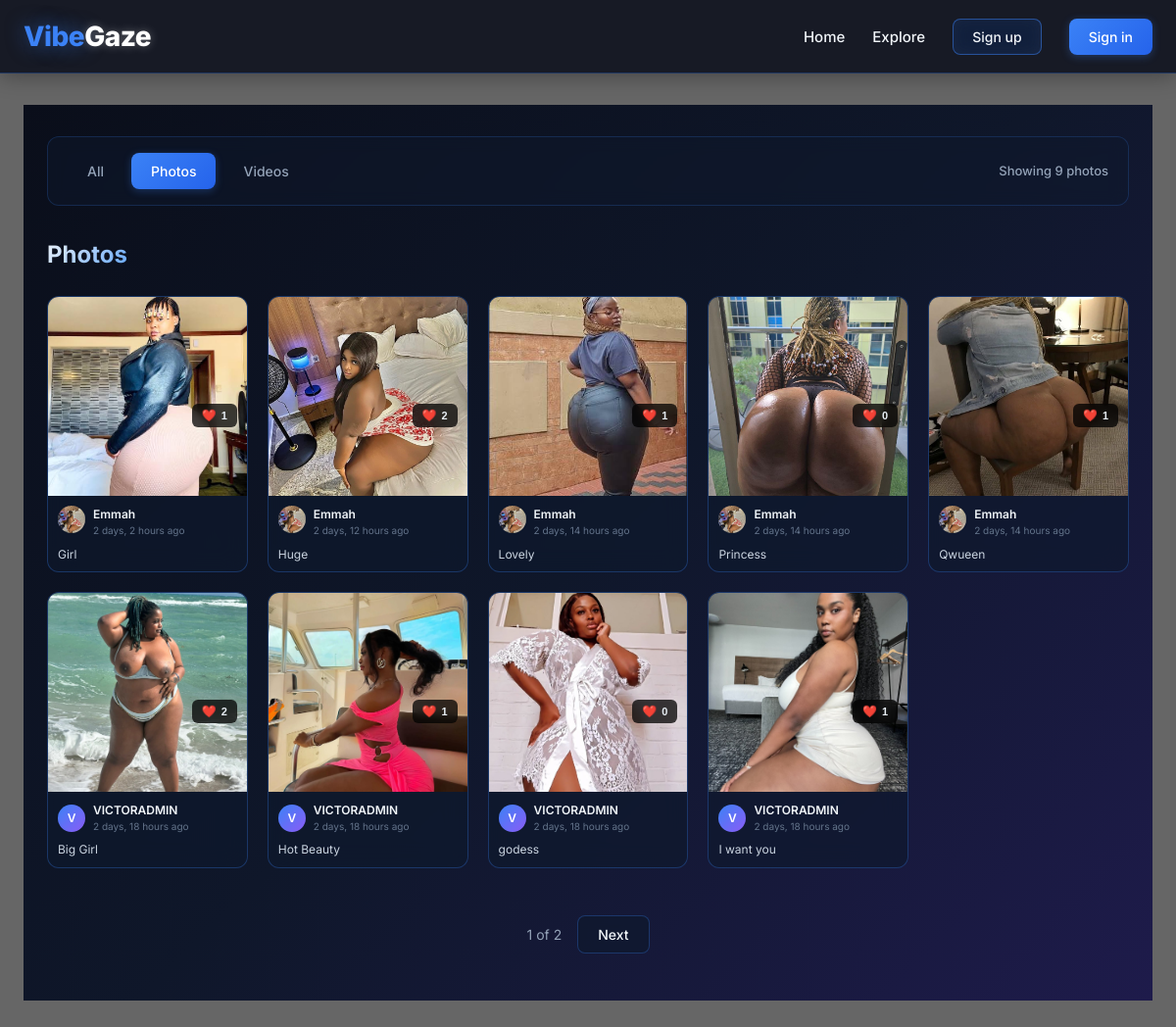
Page /feed/?filter=photos on the committed database.
### frontend/models.py (models this page shows, shortened)
class Photo(models.Model):
    author = models.ForeignKey(User, on_delete=models.CASCADE, related_name='photos')
    image = models.ImageField(upload_to=photo_upload_path, max_length=500)
    caption = models.CharField(max_length=500, blank=True)
    created_at = models.DateTimeField(auto_now_add=True)
    updated_at = models.DateTimeField(auto_now=True)
    likes = models.ManyToManyField(User, related_name='liked_photos', blank=True)
    views = models.PositiveIntegerField(default=0)
    class Meta:
        ordering = ['-created_at']
        verbose_name = 'Photo'
        verbose_name_plural = 'Photos'

class UserProfile(models.Model):
    user = models.OneToOneField(User, on_delete=models.CASCADE, related_name='profile')
    bio = models.TextField(blank=True, null=True)
    avatar = models.ImageField(upload_to='avatars/', blank=True, null=True)
    location = models.CharField(max_length=100, blank=True, null=True)
    website = models.URLField(blank=True, null=True)
    phone_number = models.CharField(max_length=20, blank=True, null=True)
    is_verified = models.BooleanField(default=False)
    is_available_for_calls = models.BooleanField(default=False)
    call_price_per_minute = models.DecimalField(max_digits=10, decimal_places=2, default=50.00)
    paid_message_price = models.DecimalField(max_digits=10, decimal_places=2, default=20.00)
    followers = models.ManyToManyField(User, related_name='following', blank=True)
    created_at = models.DateTimeField(auto_now_add=True)
    updated_at = models.DateTimeField(auto_now=True)

### frontend/views.py (the view)
# urls.py: path('feed/', views.feed, name='feed'),
def feed(request):
    content_filter = request.GET.get('filter', 'all')
    photos = Photo.objects.select_related('author').all()
    videos = Video.objects.select_related('author').all()
    if content_filter == 'photos':
        videos = Video.objects.none()
    elif content_filter == 'videos':
        photos = Photo.objects.none()
    photos_paginator = Paginator(photos, 9)
    videos_paginator = Paginator(videos, 6)
    photos_page = request.GET.get('photos_page', 1)
    videos_page = request.GET.get('videos_page', 1)
    context = {
        'photos': photos_paginator.get_page(photos_page),
        'videos': videos_paginator.get_page(videos_page),
        'current_filter': content_filter,
    }
    return render(request, 'frontend/feed.html', context)

### frontend/context_processors.py (called while the page is built, shortened)
def unread_messages_count(request):
    unread_count = 0
    return {'unread_thread_count': unread_count}

def background_media(request):
    media = BackgroundMedia.objects.filter(is_active=True).first()
    return {'background_media': media}

### templates/frontend/feed.html (shortened to what this page needs)
{% extends 'base.html' %}
{% load static %}
{% block content %}
<div class="feed-container">
    <div class="container">
        <div class="filter-section">
            <div class="filter-tabs">
                <a href="?filter=all" class="filter-tab {% if current_filter == 'all' %}active{% endif %}">All</a>
                <a href="?filter=photos" class="filter-tab {% if current_filter == 'photos' %}active{% endif %}">Photos</a>
                <a href="?filter=videos" class="filter-tab {% if current_filter == 'videos' %}active{% endif %}">Videos</a>
            </div>
            <div class="filter-info">
                <span class="filter-count">
                    {% if current_filter == 'all' %}
                        Showing all content
                    {% elif current_filter == 'photos' %}
                        Showing {{ photos|length }} photos
                    {% else %}
                        Showing {{ videos|length }} videos
                    {% endif %}
                </span>
            </div>
        </div>
        {% if current_filter == 'all' or current_filter == 'photos' %}
            <div class="content-section">
                <div class="section-header">
                    <h2 class="section-title">Photos</h2>
                </div>
                {% if photos %}
                    <div class="media-grid">
                        {% for photo in photos %}
                            <div class="media-card glass">
                                <div class="media-poster">
                                    <a href="{% url 'frontend:photo_detail' photo.id %}" class="media-link-img">
                                        <img src="{{ photo.image.url }}" alt="{{ photo.caption }}" class="media-image">
                                    </a>
                                    <div class="media-like-btn-wrapper">
                                        <button class="like-btn {% if user in photo.likes.all %}liked{% endif %}" data-url="{% url 'frontend:like_photo' photo.id %}" onclick="likeMedia(this)">
                                            <span class="heart-icon">❤️</span>
                                            <span class="like-count">{{ photo.likes.count }}</span>
                                        </button>
                                    </div>
                                </div>
                                <div class="media-info">
                                    <div class="media-author">
                                        <a href="{% url 'frontend:user_profile' username=photo.author.username %}" class="author-avatar">
                                            {% if photo.author.profile.avatar %}
                                                <img src="{{ photo.author.profile.avatar.url }}" alt="{{ photo.author.username }}" class="avatar-img">
                                            {% else %}
                                                <div class="avatar-placeholder">{{ photo.author.username|first|upper }}</div>
                                            {% endif %}
                                        </a>
                                        <div class="author-details">
                                            <a href="{% url 'frontend:user_profile' username=photo.author.username %}" class="author-name">{{ photo.author.username }}</a>
                                            <span class="post-time">{{ photo.created_at|timesince }} ago</span>
                                        </div>
                                    </div>
                                    <div class="media-title">{{ photo.caption|default:"Untitled"|truncatechars:50 }}</div>
                                </div>
                            </div>
                        {% endfor %}
                    </div>
                    {% if photos.has_other_pages %}
                        <div class="pagination">
                            <span class="page-current">{{ photos.number }} of {{ photos.paginator.num_pages }}</span>
                            {% if photos.has_next %}
                                <a href="?photos_page={{ photos.next_page_number }}{% if current_filter != 'all' %}&filter={{ current_filter }}{% endif %}" class="page-link next">Next</a>
                            {% endif %}
                        </div>
                    {% endif %}
                {% endif %}
            </div>
        {% endif %}
    </div>
</div>
{% endblock %}

### templates/base.html (style rules this page uses)
* { margin: 0; padding: 0; box-sizing: border-box; }
body { font-family: 'Inter', -apple-system, BlinkMacSystemFont, 'Segoe UI', sans-serif; color: #f1f5f9; line-height: 1.5; min-height: 100vh; position: relative; }
body::before { content: ''; position: fixed; top: 0; left: 0; width: 100%; height: 100%; background: rgba(0, 0, 0, 0.6); pointer-events: none; z-index: 0; }
.glass { background: rgba(15, 25, 45, 0.65); backdrop-filter: blur(12px); border: 1px solid rgba(59, 130, 246, 0.3); border-radius: 12px; }

### templates/frontend/feed.html (style rules this page uses)
.feed-container { padding: 32px 0; background: linear-gradient(135deg, #0a0e1a 0%, #0f172a 50%, #1e1b4b 100%); min-height: calc(100vh - 200px); }
.container { max-width: 1280px; margin: 0 auto; padding: 0 24px; }
.glass { background: rgba(15, 25, 45, 0.65); backdrop-filter: blur(12px); border: 1px solid rgba(59, 130, 246, 0.3); border-radius: 12px; }
.filter-section { display: flex; justify-content: space-between; align-items: center; margin-bottom: 32px; padding: 16px 20px; background: rgba(15, 25, 45, 0.5); backdrop-filter: blur(8px); border: 1px solid rgba(59, 130, 246, 0.2); border-radius: 12px; }
.filter-tabs { display: flex; gap: 8px; }
.filter-tab { padding: 8px 20px; color: #94a3b8; text-decoration: none; font-size: 14px; font-weight: 500; border-radius: 8px; transition: all 0.2s ease; }
.filter-tab.active { color: white; background: linear-gradient(135deg, #3b82f6, #2563eb); box-shadow: 0 2px 8px rgba(59, 130, 246, 0.3); }
.filter-info { color: #94a3b8; font-size: 13px; }
.filter-count { font-weight: 500; }
.content-section { margin-bottom: 48px; }
.content-section:last-child { margin-bottom: 0; }
.section-header { display: flex; justify-content: space-between; align-items: baseline; margin-bottom: 24px; }
.section-title { font-size: 24px; font-weight: 700; background: linear-gradient(135deg, #f1f5f9, #60a5fa); -webkit-background-clip: text; background-clip: text; color: transparent; margin: 0; }
.media-grid { display: grid; grid-template-columns: repeat(auto-fill, minmax(200px, 1fr)); gap: 20px; }
.media-card { overflow: hidden; transition: all 0.3s ease; position: relative; }
.media-poster { position: relative; aspect-ratio: 1 / 1; overflow: hidden; background: #0f172a; }
.media-link-img { text-decoration: none; display: block; width: 100%; height: 100%; }
.media-image { width: 100%; height: 100%; object-fit: cover; transition: transform 0.3s ease; }
.media-info { padding: 10px; }
.media-author { display: flex; align-items: center; gap: 8px; margin-bottom: 8px; }
.author-avatar { flex-shrink: 0; text-decoration: none; }
.avatar-img { width: 28px; height: 28px; border-radius: 50%; object-fit: cover; }
.avatar-placeholder { width: 28px; height: 28px; border-radius: 50%; background: linear-gradient(135deg, #3b82f6, #8b5cf6); display: flex; align-items: center; justify-content: center; font-size: 12px; font-weight: 600; color: white; }
.author-details { display: flex; flex-direction: column; flex: 1; }
.author-name { font-size: 12px; font-weight: 600; color: #f1f5f9; text-decoration: none; transition: color 0.2s ease; }
.post-time { font-size: 10px; color: #64748b; }
.media-title { font-size: 12px; font-weight: 400; color: #cbd5e1; line-height: 1.3; display: block; transition: color 0.2s ease; }
.media-like-btn-wrapper { position: absolute; bottom: 70px; right: 10px; z-index: 10; }
.like-btn { background: rgba(0, 0, 0, 0.75); backdrop-filter: blur(4px); border: none; padding: 5px 10px; border-radius: 6px; font-size: 11px; font-weight: 500; color: #e6edf3; cursor: pointer; display: flex; align-items: center; gap: 5px; transition: all 0.2s ease; }
.like-btn .heart-icon { font-size: 12px; color: #64748b; transition: color 0.2s ease; }
.like-count { font-size: 11px; font-weight: 600; }
.pagination { display: flex; justify-content: center; align-items: center; gap: 16px; margin-top: 32px; padding: 16px; }
.page-link { padding: 8px 20px; background: rgba(15, 25, 45, 0.65); backdrop-filter: blur(8px); border: 1px solid rgba(59, 130, 246, 0.3); color: #f1f5f9; text-decoration: none; border-radius: 8px; font-size: 14px; font-weight: 500; transition: all 0.2s ease; }
.page-current { color: #94a3b8; font-size: 14px; }

### rows in the picture
Photo: image (picture), likes.count "1", author.profile.avatar (picture), author.username "Emmah", created_at "2 days, 2 hours", caption "Girl"
Photo: image (picture), likes.count "2", author.profile.avatar (picture), author.username "Emmah", created_at "2 days, 12 hours", caption "Huge"
Photo: image (picture), likes.count "1", author.profile.avatar (picture), author.username "Emmah", created_at "2 days, 14 hours", caption "Lovely"
Photo: image (picture), likes.count "0", author.profile.avatar (picture), author.username "Emmah", created_at "2 days, 14 hours", caption "Princess"
Photo: image (picture), likes.count "1", author.profile.avatar (picture), author.username "Emmah", created_at "2 days, 14 hours", caption "Qwueen"
Photo: image (picture), likes.count "2", author.username|first "V", author.username "VICTORADMIN", created_at "2 days, 18 hours", caption "Big Girl"
Photo: image (picture), likes.count "1", author.username|first "V", author.username "VICTORADMIN", created_at "2 days, 18 hours", caption "Hot Beauty"
Photo: image (picture), likes.count "0", author.username|first "V", author.username "VICTORADMIN", created_at "2 days, 18 hours", caption "godess"
Photo: image (picture), likes.count "1", author.username|first "V", author.username "VICTORADMIN", created_at "2 days, 18 hours", caption "I want you"

### other values in the picture
{{ photos|length }} "9"
{{ photos.number }} "1"
{{ photos.paginator.num_pages }} "2"
